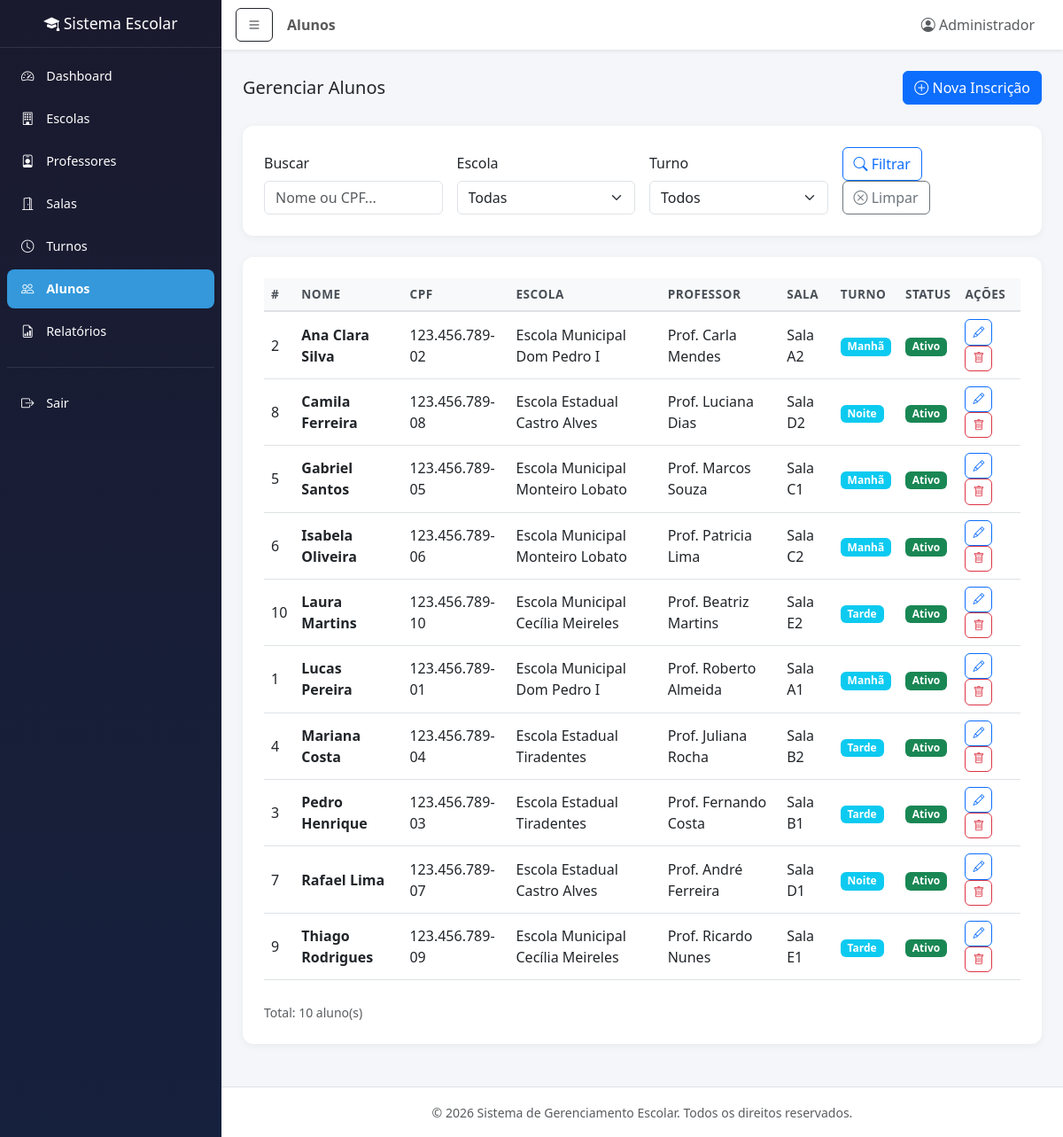
Screenshot of /alunos.php (signed in) with the database file from the repository.
### tables this page shows
CREATE TABLE IF NOT EXISTS alunos (
    id INT AUTO_INCREMENT PRIMARY KEY,
    nome VARCHAR(100) NOT NULL,
    data_nascimento DATE,
    cpf VARCHAR(14),
    email VARCHAR(100),
    telefone VARCHAR(20),
    endereco VARCHAR(255),
    escola_id INT NOT NULL,
    professor_id INT NOT NULL,
    sala_id INT NOT NULL,
    turno_id INT NOT NULL,
    status ENUM('ativo', 'inativo', 'transferido') DEFAULT 'ativo',
    data_inscricao DATE DEFAULT (CURRENT_DATE),
    observacoes TEXT,
    criado_em DATETIME DEFAULT CURRENT_TIMESTAMP,
    atualizado_em DATETIME DEFAULT CURRENT_TIMESTAMP ON UPDATE CURRENT_TIMESTAMP,
    FOREIGN KEY (escola_id) REFERENCES escolas(id) ON DELETE CASCADE,
    FOREIGN KEY (professor_id) REFERENCES professores(id) ON DELETE CASCADE,
    FOREIGN KEY (sala_id) REFERENCES salas(id) ON DELETE CASCADE,
    FOREIGN KEY (turno_id) REFERENCES turnos(id) ON DELETE CASCADE
);

CREATE TABLE IF NOT EXISTS escolas (
    id INT AUTO_INCREMENT PRIMARY KEY,
    nome VARCHAR(150) NOT NULL,
    endereco VARCHAR(255),
    telefone VARCHAR(20),
    email VARCHAR(100),
    diretor VARCHAR(100),
    ativa TINYINT(1) DEFAULT 1,
    criado_em DATETIME DEFAULT CURRENT_TIMESTAMP,
    atualizado_em DATETIME DEFAULT CURRENT_TIMESTAMP ON UPDATE CURRENT_TIMESTAMP
);

CREATE TABLE IF NOT EXISTS professores (
    id INT AUTO_INCREMENT PRIMARY KEY,
    nome VARCHAR(100) NOT NULL,
    email VARCHAR(100),
    telefone VARCHAR(20),
    especialidade VARCHAR(100),
    escola_id INT NOT NULL,
    ativo TINYINT(1) DEFAULT 1,
    criado_em DATETIME DEFAULT CURRENT_TIMESTAMP,
    atualizado_em DATETIME DEFAULT CURRENT_TIMESTAMP ON UPDATE CURRENT_TIMESTAMP,
    FOREIGN KEY (escola_id) REFERENCES escolas(id) ON DELETE CASCADE
);

CREATE TABLE IF NOT EXISTS salas (
    id INT AUTO_INCREMENT PRIMARY KEY,
    nome VARCHAR(50) NOT NULL,
    capacidade INT DEFAULT 30,
    escola_id INT NOT NULL,
    ativa TINYINT(1) DEFAULT 1,
    criado_em DATETIME DEFAULT CURRENT_TIMESTAMP,
    FOREIGN KEY (escola_id) REFERENCES escolas(id) ON DELETE CASCADE
);

CREATE TABLE IF NOT EXISTS turnos (
    id INT AUTO_INCREMENT PRIMARY KEY,
    nome VARCHAR(50) NOT NULL,
    horario_inicio TIME,
    horario_fim TIME,
    ativo TINYINT(1) DEFAULT 1,
    criado_em DATETIME DEFAULT CURRENT_TIMESTAMP
);

### alunos.php (the view, shortened to what this page needs)
<?php
require_once __DIR__ . '/includes/header.php';
$conn = getConnection();
$filtroBusca = trim($_GET['busca'] ?? '');
$where = "WHERE 1=1";
$params = [];
$stmt = $conn->prepare("
    SELECT a.*, e.nome as escola_nome, p.nome as professor_nome,
           s.nome as sala_nome, t.nome as turno_nome
    FROM alunos a
    JOIN escolas e ON a.escola_id = e.id
    JOIN professores p ON a.professor_id = p.id
    JOIN salas s ON a.sala_id = s.id
    JOIN turnos t ON a.turno_id = t.id
    $where
    ORDER BY a.nome
");
$stmt->execute($params);
$alunos = $stmt->fetchAll();
?>
<div class="d-flex justify-content-between align-items-center mb-4">
    <h5 class="mb-0">Gerenciar Alunos</h5>
    <button class="btn btn-primary" data-bs-toggle="modal" data-bs-target="#modalAluno" onclick="limparForm()">
        <i class="bi bi-plus-circle"></i> Nova Inscrição
    </button>
</div>
<div class="report-filters mb-4">
    <form method="GET" class="row g-3 align-items-end">
        <div class="col-md-3">
            <label class="form-label">Buscar</label>
            <input type="text" class="form-control" name="busca" placeholder="Nome ou CPF..." value="<?php echo htmlspecialchars($filtroBusca); ?>">
        </div>
        <div class="col-md-3">
            <label class="form-label">Escola</label>
            <select class="form-select" name="escola">
                <option value="">Todas</option>
            </select>
        </div>
        <div class="col-md-3">
            <label class="form-label">Turno</label>
            <select class="form-select" name="turno">
                <option value="">Todos</option>
            </select>
        </div>
        <div class="col-md-3">
            <button type="submit" class="btn btn-outline-primary me-2">
                <i class="bi bi-search"></i> Filtrar
            </button>
            <a href="alunos.php" class="btn btn-outline-secondary">
                <i class="bi bi-x-circle"></i> Limpar
            </a>
        </div>
    </form>
</div>
<div class="table-container fade-in">
    <div class="table-responsive">
        <table class="table table-hover">
            <thead>
                <tr>
                    <th>#</th>
                    <th>Nome</th>
                    <th>CPF</th>
                    <th>Escola</th>
                    <th>Professor</th>
                    <th>Sala</th>
                    <th>Turno</th>
                    <th>Status</th>
                    <th>Ações</th>
                </tr>
            </thead>
            <tbody>
                <?php foreach ($alunos as $aluno): ?>
                <?php
                    $statusClass = match($aluno['status']) {
                        'ativo' => 'bg-success',
                        'inativo' => 'bg-secondary',
                        'transferido' => 'bg-warning text-dark',
                        default => 'bg-secondary'
                    };
                ?>
                <tr>
                    <td><?php echo $aluno['id']; ?></td>
                    <td><strong><?php echo htmlspecialchars($aluno['nome']); ?></strong></td>
                    <td><?php echo htmlspecialchars($aluno['cpf']); ?></td>
                    <td><?php echo htmlspecialchars($aluno['escola_nome']); ?></td>
                    <td><?php echo htmlspecialchars($aluno['professor_nome']); ?></td>
                    <td><?php echo htmlspecialchars($aluno['sala_nome']); ?></td>
                    <td><span class="badge bg-info"><?php echo htmlspecialchars($aluno['turno_nome']); ?></span></td>
                    <td><span class="badge <?php echo $statusClass; ?>"><?php echo ucfirst($aluno['status']); ?></span></td>
                    <td>
                        <button class="btn btn-sm btn-outline-primary btn-action" onclick="editarAluno(<?php echo htmlspecialchars(json_encode($aluno)); ?>)">
                            <i class="bi bi-pencil"></i>
                        </button>
                        <form method="POST" class="d-inline">
                            <button type="submit" class="btn btn-sm btn-outline-danger btn-action btn-delete">
                                <i class="bi bi-trash"></i>
                            </button>
                        </form>
                    </td>
                </tr>
                <?php endforeach; ?>
            </tbody>
        </table>
    </div>
    <div class="text-muted mt-2">
        <small>Total: <?php echo count($alunos); ?> aluno(s)</small>
    </div>
</div>
<?php require_once __DIR__ . '/includes/footer.php'; ?>

### assets/css/style.css (style rules this page uses)
:root { --sidebar-width: 250px; --primary-color: #2c3e50; --secondary-color: #3498db; --success-color: #27ae60; --warning-color: #f39c12; --danger-color: #e74c3c; --info-color: #17a2b8; }
body { font-family: 'Segoe UI', Tahoma, Geneva, Verdana, sans-serif; background-color: #f4f6f9; min-height: 100vh; }
.table-container { background: #fff; border-radius: 12px; box-shadow: 0 2px 10px rgba(0, 0, 0, 0.05); padding: 1.5rem; }
.table thead th { background-color: #f8f9fa; border-bottom: 2px solid #dee2e6; font-weight: 600; font-size: 0.85rem; text-transform: uppercase; letter-spacing: 0.5px; color: #495057; }
.table td { vertical-align: middle; }
.btn-action { padding: 0.25rem 0.5rem; font-size: 0.8rem; border-radius: 6px; }
.report-filters { background: #fff; border-radius: 12px; box-shadow: 0 2px 10px rgba(0, 0, 0, 0.05); padding: 1.5rem; margin-bottom: 1.5rem; }
.fade-in { animation: fadeIn 0.3s ease-in-out; }

### rows the page displays
alunos: id "2", nome "Ana Clara Silva", cpf "123.456.789-02", escola.nome "Escola Municipal Dom Pedro I", professor.nome "Prof. Carla Mendes", sala.nome "Sala A2", turno.nome "Manhã", status "Ativo"
alunos: id "8", nome "Camila Ferreira", cpf "123.456.789-08", escola.nome "Escola Estadual Castro Alves", professor.nome "Prof. Luciana Dias", sala.nome "Sala D2", turno.nome "Noite", status "Ativo"
alunos: id "5", nome "Gabriel Santos", cpf "123.456.789-05", escola.nome "Escola Municipal Monteiro Lobato", professor.nome "Prof. Marcos Souza", sala.nome "Sala C1", turno.nome "Manhã", status "Ativo"
alunos: id "6", nome "Isabela Oliveira", cpf "123.456.789-06", escola.nome "Escola Municipal Monteiro Lobato", professor.nome "Prof. Patricia Lima", sala.nome "Sala C2", turno.nome "Manhã", status "Ativo"
alunos: id "10", nome "Laura Martins", cpf "123.456.789-10", escola.nome "Escola Municipal Cecília Meireles", professor.nome "Prof. Beatriz Martins", sala.nome "Sala E2", turno.nome "Tarde", status "Ativo"
alunos: id "1", nome "Lucas Pereira", cpf "123.456.789-01", escola.nome "Escola Municipal Dom Pedro I", professor.nome "Prof. Roberto Almeida", sala.nome "Sala A1", turno.nome "Manhã", status "Ativo"
alunos: id "4", nome "Mariana Costa", cpf "123.456.789-04", escola.nome "Escola Estadual Tiradentes", professor.nome "Prof. Juliana Rocha", sala.nome "Sala B2", turno.nome "Tarde", status "Ativo"
alunos: id "3", nome "Pedro Henrique", cpf "123.456.789-03", escola.nome "Escola Estadual Tiradentes", professor.nome "Prof. Fernando Costa", sala.nome "Sala B1", turno.nome "Tarde", status "Ativo"
alunos: id "7", nome "Rafael Lima", cpf "123.456.789-07", escola.nome "Escola Estadual Castro Alves", professor.nome "Prof. André Ferreira", sala.nome "Sala D1", turno.nome "Noite", status "Ativo"
alunos: id "9", nome "Thiago Rodrigues", cpf "123.456.789-09", escola.nome "Escola Municipal Cecília Meireles", professor.nome "Prof. Ricardo Nunes", sala.nome "Sala E1", turno.nome "Tarde", status "Ativo"

### other values shown
$pageTitle "Alunos"
getUsuarioNome() "Administrador"
count($alunos) "10"
